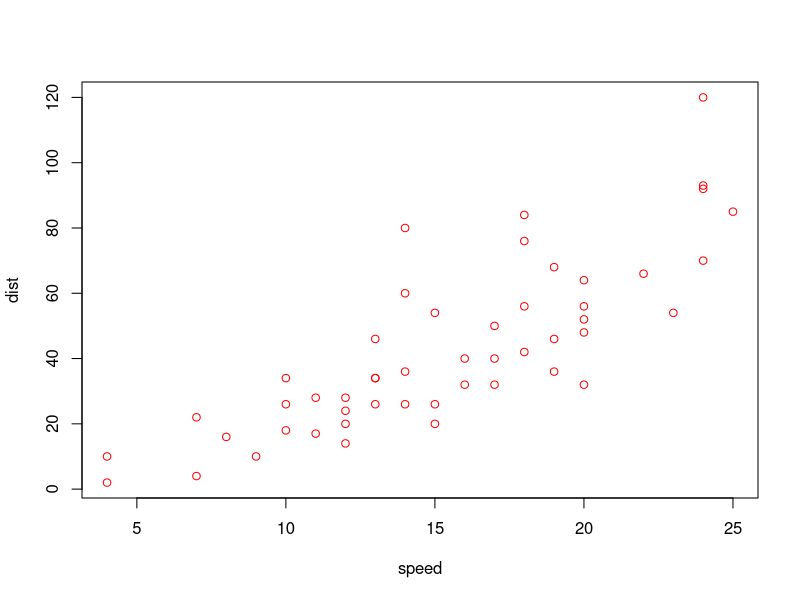
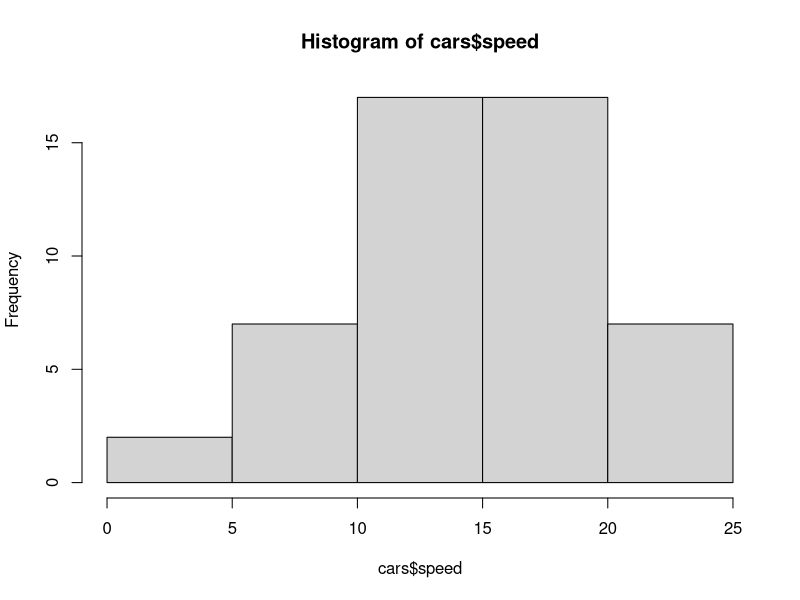
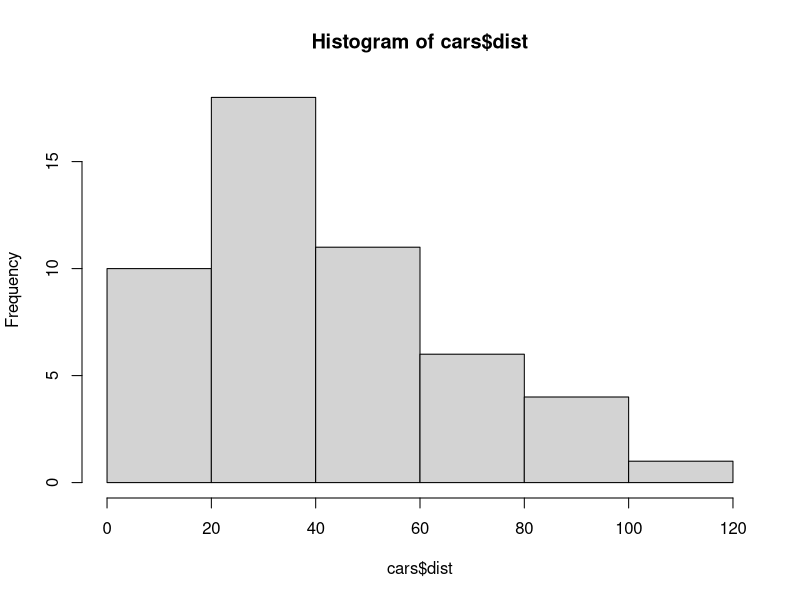
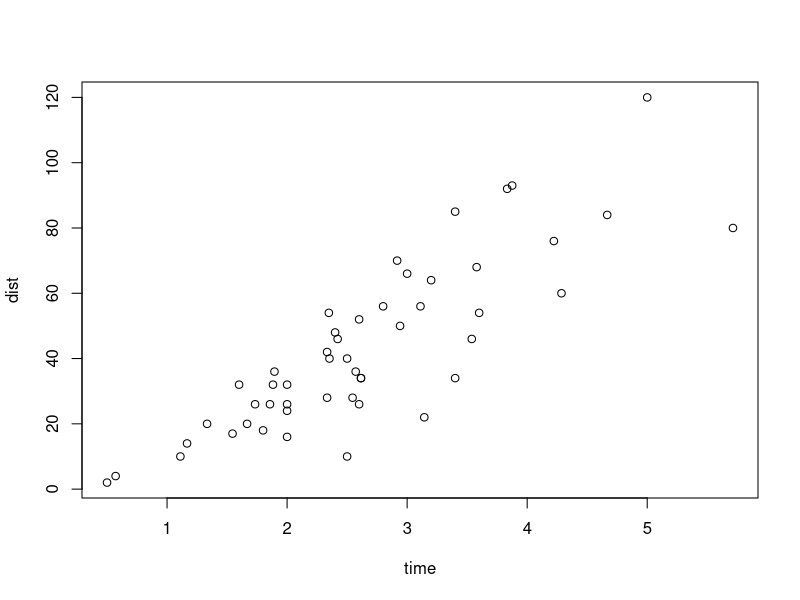

These charts were generated, in order, by the following R code:
## ---- chunk 1
plot(cars, col = "red")
## ---- chunk 2
hist(cars$speed)
## ---- chunk 3
hist(cars$dist)
## ---- chunk 4
cars$time = cars$dist/cars$speed

plot(dist ~ time, data = cars)
